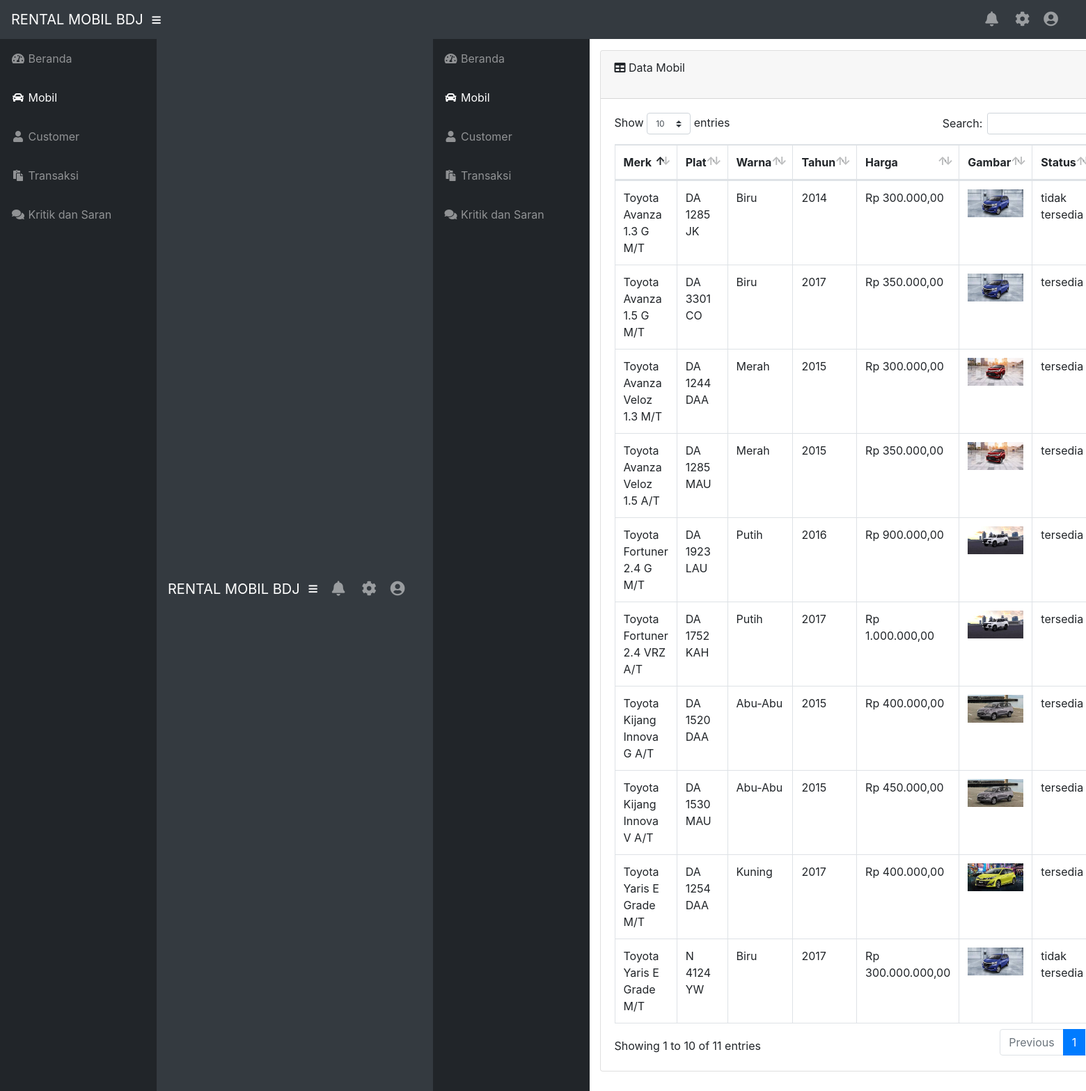
Screenshot of /admin/cont.php?r=mobil with the database file from the repository.
### tables this page shows
CREATE TABLE `mobil` (
  `id_mobil` int(20) NOT NULL,
  `id_jenismobil` int(5) NOT NULL,
  `merk` varchar(50) NOT NULL,
  `plat` varchar(20) NOT NULL,
  `warna` varchar(20) NOT NULL,
  `tahun` int(5) NOT NULL,
  `harga` int(20) NOT NULL,
  `status` varchar(20) NOT NULL,
  `gbr_mobil` varchar(50) NOT NULL
);

### admin/menu/mobil/mobil.php (the view, shortened to what this page needs)
    <div id="content-wrapper">
      <div class="container-fluid">
        <div class="card mb-3">
          <div class="card-header">
            <i class="fas fa-table"></i>
            Data Mobil
	</div>
          <div class="card-body">
            <div class="table-responsive">
              <table class="table table-bordered" id="dataTable" width="100%" cellspacing="0">
                <thead>
                  <tr>
                    <th>Merk</th>
                    <th>Plat</th>
                    <th>Warna</th>
                    <th>Tahun</th>
			  <th>Harga</th>
			  <th>Gambar</th>
                    <th>Status</th>
                  </tr>
                </thead>
                <tbody>
		  	<?php
				$tampil = mysqli_query($koneksi, "SELECT * FROM mobil ORDER BY id_mobil");
				while($data=mysqli_fetch_array($tampil)){
			?>
                  <tr>
				<td> <?php echo $data['merk']; ?></td>
				<td> <?php echo $data['plat']; ?> </td>
				<td> <?php echo $data['warna']; ?> </td>
				<td> <?php echo $data['tahun']; ?> </td>
				<td>Rp <?php echo number_format($data['harga'],2,",",".");?></td>
				<td> <img src="../gambar/mobil/<?php echo $data['gbr_mobil']; ?>" alt="" style="width:80px;"/> </td>
				<td> <?php echo $data['status']; ?> </td>
                  </tr>
				<?php } ?>
                </tbody>
              </table>
            </div>
          </div>
        </div>
      </div>
  </div>
</div>
    </div>

### admin/css/sb-admin.css (style rules this page uses)
html { position: relative; min-height: 100%; }
body { height: 100%; }
#wrapper #content-wrapper { overflow-x: hidden; width: 100%; padding-top: 1rem; padding-bottom: 80px; }
:root { --input-padding-x: 0.75rem; --input-padding-y: 0.75rem; }

### rows the page displays
mobil: merk "Toyota Avanza 1.3 G M/T", plat "DA 1285 JK", warna "Biru", tahun "2014", harga "300.000,00", gbr_mobil (picture), status "tidak tersedia"
mobil: merk "Toyota Avanza 1.5 G M/T", plat "DA 3301 CO", warna "Biru", tahun "2017", harga "350.000,00", gbr_mobil (picture), status "tersedia"
mobil: merk "Toyota Avanza Veloz 1.3 M/T", plat "DA 1244 DAA", warna "Merah", tahun "2015", harga "300.000,00", gbr_mobil (picture), status "tersedia"
mobil: merk "Toyota Avanza Veloz 1.5 A/T", plat "DA 1285 MAU", warna "Merah", tahun "2015", harga "350.000,00", gbr_mobil (picture), status "tersedia"
mobil: merk "Toyota Fortuner 2.4 G M/T", plat "DA 1923 LAU", warna "Putih", tahun "2016", harga "900.000,00", gbr_mobil (picture), status "tersedia"
mobil: merk "Toyota Fortuner 2.4 VRZ A/T", plat "DA 1752 KAH", warna "Putih", tahun "2017", harga "1.000.000,00", gbr_mobil (picture), status "tersedia"
mobil: merk "Toyota Kijang Innova G A/T", plat "DA 1520 DAA", warna "Abu-Abu", tahun "2015", harga "400.000,00", gbr_mobil (picture), status "tersedia"
mobil: merk "Toyota Kijang Innova V A/T", plat "DA 1530 MAU", warna "Abu-Abu", tahun "2015", harga "450.000,00", gbr_mobil (picture), status "tersedia"
mobil: merk "Toyota Yaris E Grade M/T", plat "DA 1254 DAA", warna "Kuning", tahun "2017", harga "400.000,00", gbr_mobil (picture), status "tersedia"
mobil: merk "Toyota Yaris E Grade M/T", plat "N 4124 YW", warna "Biru", tahun "2017", harga "300.000.000,00", gbr_mobil (picture), status "tidak tersedia"
